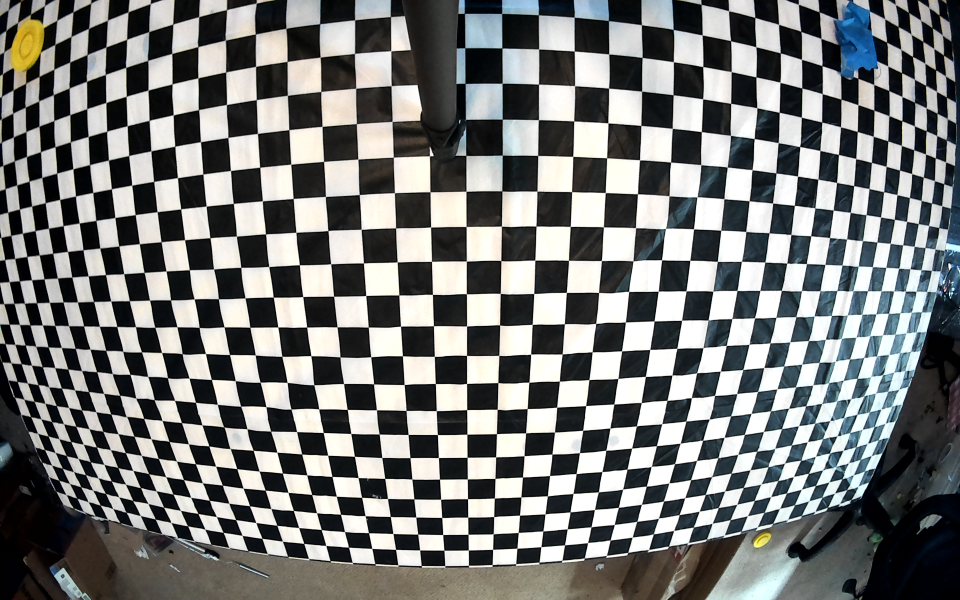
#> input picture jk_deploy/flex/sessions/20260928_four_grid/captures/input3.png, 1920 x 1200 px, given in place of gmsl0.png, which was not available (shown at 1/2 size)
$ python make_mesh.py
#> lines starting #> are read from the running program, lines starting #| are printed output that depends on the picture; pictures that were not available may be replaced by others from this repository, and a replacement may not be noted
#!/usr/bin/env python3
"""Bake raw/stitched comparison meshes for the isolated TI SRV pair test."""
import argparse
import json
from pathlib import Path
import cv2
import numpy as np
from scipy.interpolate import CloughTocher2DInterpolator

ROOT = Path(__file__).resolve().parent


def main():
    parser=argparse.ArgumentParser()
    parser.add_argument('--x',type=float,default=-6)
    parser.add_argument('--y',type=float,default=-28)
    parser.add_argument('--width',type=float,default=32)
    parser.add_argument('--layout',choices=['split','full'],default='split')
    args=parser.parse_args()
    fit=np.load(ROOT/'fit.npz')
#> (reads jk_deploy/calibration/pair_20260908/fit.npz from the repository)
    maps=[CloughTocher2DInterpolator(fit[f'global_grid{i}'],fit[f'points{i}']) for i in (0,1)]
    aspect=640/800 if args.layout=='split' else 1280/800
    height=args.width/aspect

    def corrected(uv):
        world=uv*np.array([args.width,height])+[args.x,args.y]
        sources=[f(world) for f in maps]
        valid=[np.isfinite(s).all(axis=1) for s in sources]
        # A short feather centered on the shared marker's grid column.
        alpha=np.clip(.5+(10.5-world[:,0])/1.5,0,1)
        alpha=np.where(~valid[1],1,alpha)
        alpha=np.where(~valid[0],0,alpha)
        weights=np.c_[alpha,1-alpha]
        weights[~(valid[0]|valid[1])]=0
        return [np.nan_to_num(s) for s in sources],weights

    mesh=[]
    blends=[]
    for quadrant in range(4):
        left=quadrant in (0,3)
        top=quadrant in (0,1)
        col,row=np.meshgrid(np.linspace(0,1,136),np.linspace(0,1,136))
        local=np.c_[col.ravel(),row.ravel()]
        screen=local*.5+[0 if left else .5,0 if top else .5]
        if args.layout=='split' and left:
            sources=[local*[1919,1199]]*2
            weights=np.tile([1,0] if top else [0,1],(len(local),1))
        else:
            uv=screen.copy()
            if args.layout=='split':uv[:,0]=(uv[:,0]-.5)*2
            sources,weights=corrected(uv)
        # Renderer slot 0 is GMSL1; slot 3 is GMSL0. Inputs are 640x400
        # full-FOV fits with 40 rows of padding inside 640x480 images.
        normalized=[s/3+[0,40] for s in sources]
        entry=np.zeros((len(local),7),dtype='<i2')
        entry[:,0]=np.rint(screen[:,0]*1080-540)
        entry[:,1]=np.rint(540-screen[:,1]*1080)
        for offset,source in ((3,normalized[1]),(5,normalized[0])):
            entry[:,offset]=np.rint(np.clip(source[:,1],0,479)*16)
            entry[:,offset+1]=np.rint(np.clip(source[:,0],0,639)*16)
        mesh.append(entry)
        blends.append(np.rint(weights[:,::-1]*255).astype(np.uint8))
    np.concatenate(mesh).tofile(ROOT/f'{args.layout}_mesh.bin')
    np.concatenate(blends).tofile(ROOT/f'{args.layout}_blend.bin')

    width=640 if args.layout=='split' else 1280
    xx,yy=np.meshgrid(np.linspace(0,1,width),np.linspace(0,1,800))
    sources,weights=corrected(np.c_[xx.ravel(),yy.ravel()])
    corrected_views=[]
    for camera,source in enumerate(sources):
        image=cv2.imread(str(ROOT/f'captures/gmsl{camera}.png'))
#> image is the input picture: shape (1200, 1920, 3); mean B, G, R 120.1, 121.2, 119.5
        warped=cv2.remap(image,source[:,0].reshape(800,width).astype('float32'),
                         source[:,1].reshape(800,width).astype('float32'),cv2.INTER_LINEAR)
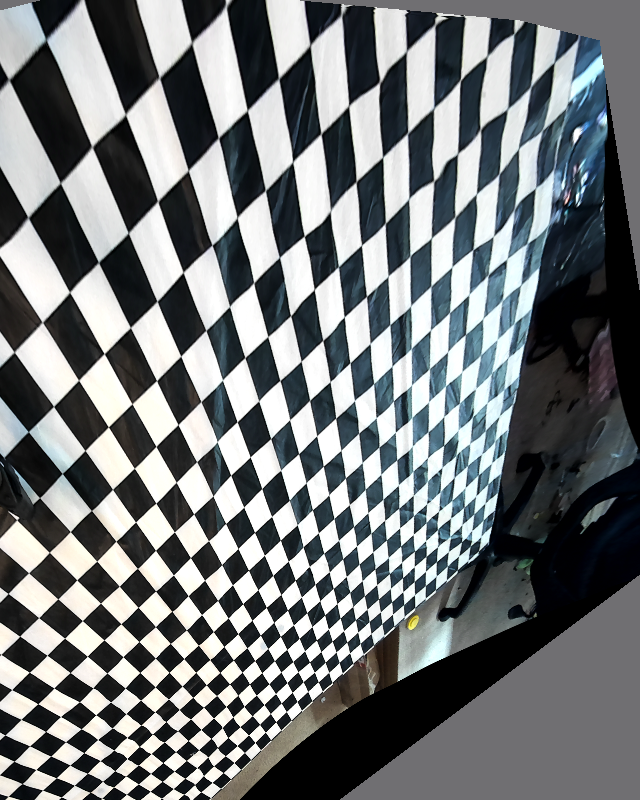
#> warped: shape (800, 640, 3); mean B, G, R 121.8, 120.2, 116.2
        corrected_views.append(warped)
        cv2.imwrite(str(ROOT/f'corrected_gmsl{camera}.png'),warped)
#> pass 2 of the loop in main, `for camera,source in enumerate(sources):`:
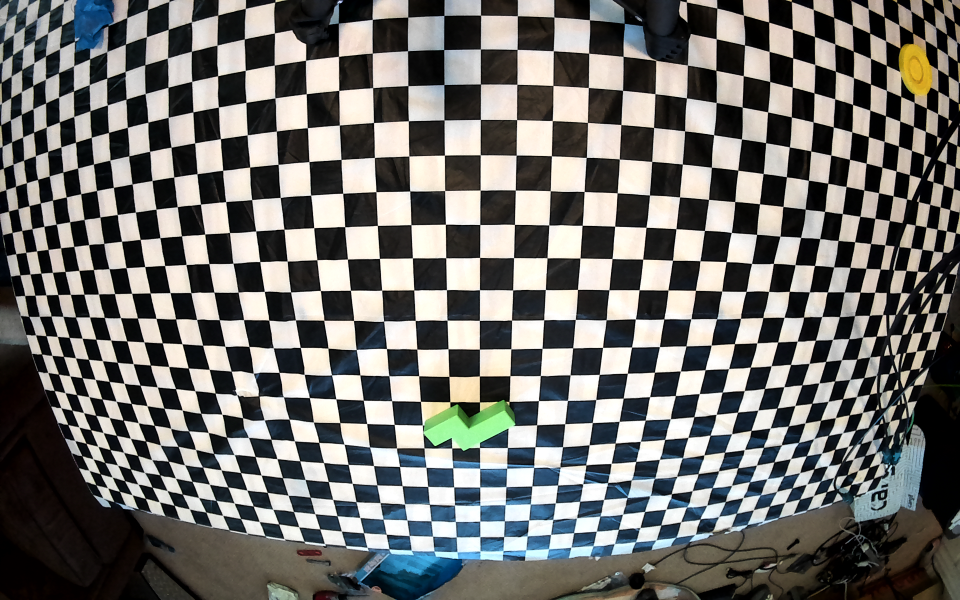
#> input picture jk_deploy/flex/sessions/20260928_four_grid/captures/input1.png, 1920 x 1200 px, given in place of gmsl1.png, which was not available (shown at 1/2 size)
#> in main, image is the input picture: shape (1200, 1920, 3); mean B, G, R 109.4, 112.5, 113.1
#> in main, `warped=cv2.remap(image,source[:,0].reshape(800,width).astype('float32'..`:
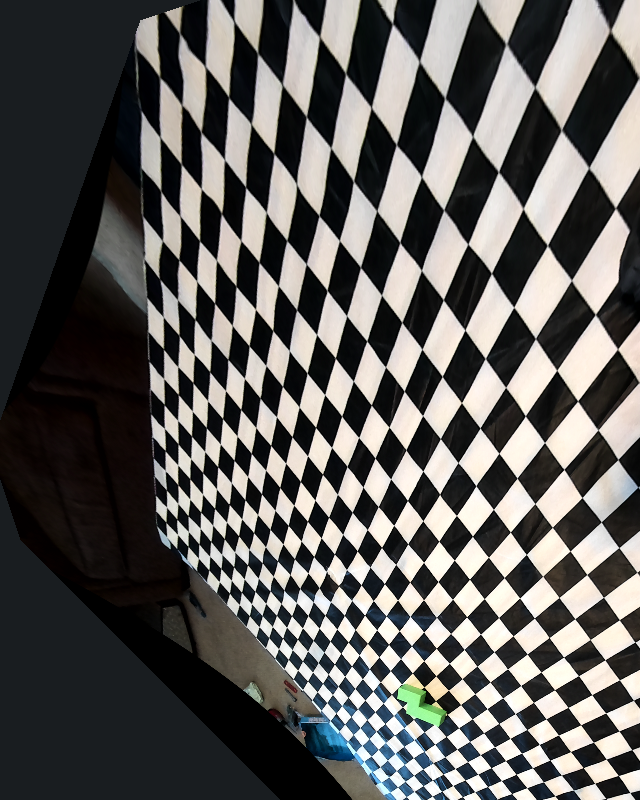
#> warped: shape (800, 640, 3); mean B, G, R 90.8, 93, 94.4
    stitched=sum(view.astype(float)*weights[:,i].reshape(800,width,1)
                 for i,view in enumerate(corrected_views)).clip(0,255).astype('uint8')
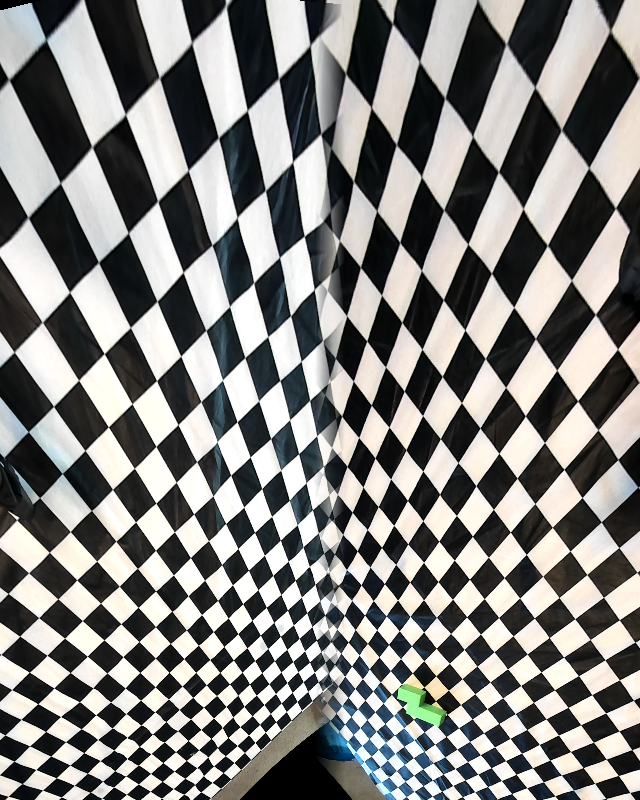
#> stitched: shape (800, 640, 3); mean of channels 0, 1, 2 127.4, 129.6, 130; drawn as B, G, R
    preview=stitched
    if args.layout=='split':
        raw=np.concatenate([cv2.resize(cv2.imread(str(ROOT/f'captures/gmsl{i}.png')),
                                      (640,400),interpolation=cv2.INTER_AREA) for i in (0,1)])
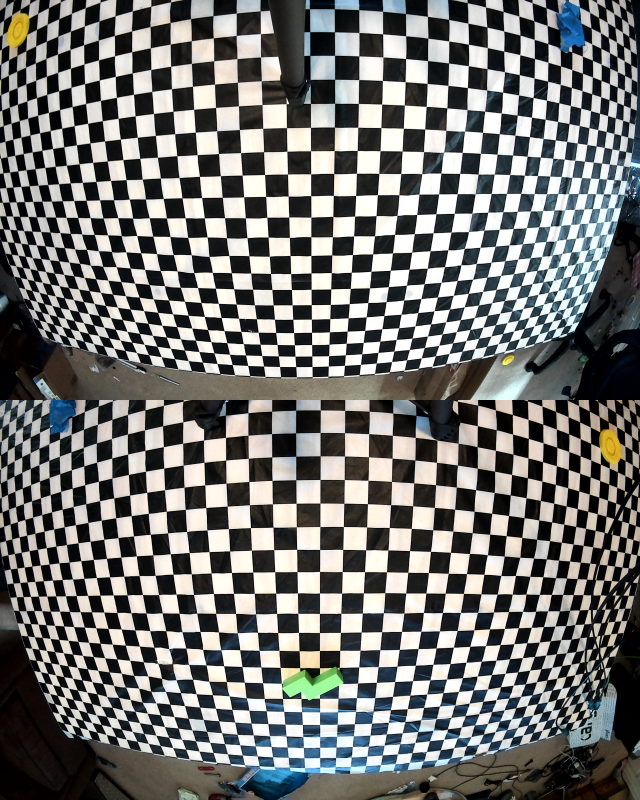
#> raw: shape (800, 640, 3); mean B, G, R 114.8, 116.9, 116.3
        preview=np.concatenate([raw,stitched],axis=1)
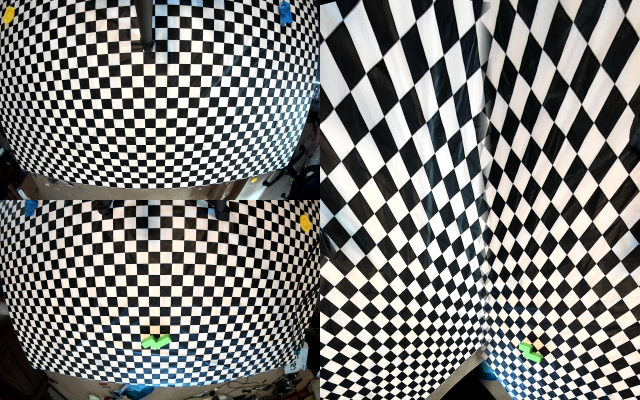
#> preview: shape (800, 1280, 3) (shown at 1/2 size); mean B, G, R 121.1, 123.3, 123.2
    cv2.imwrite(str(ROOT/f'{args.layout}_preview.png'),preview)
    uncovered=float(np.mean(weights.sum(axis=1)==0))
    settings=vars(args)|{'height':height,'square_mm':27.25,'uncovered_fraction':uncovered,
                        'description':'Scene-specific checkerboard warp; not a full intrinsic calibration'}
    (ROOT/f'{args.layout}_settings.json').write_text(json.dumps(settings,indent=2)+'\n')
    print(settings,flush=True)


if __name__=='__main__':main()
